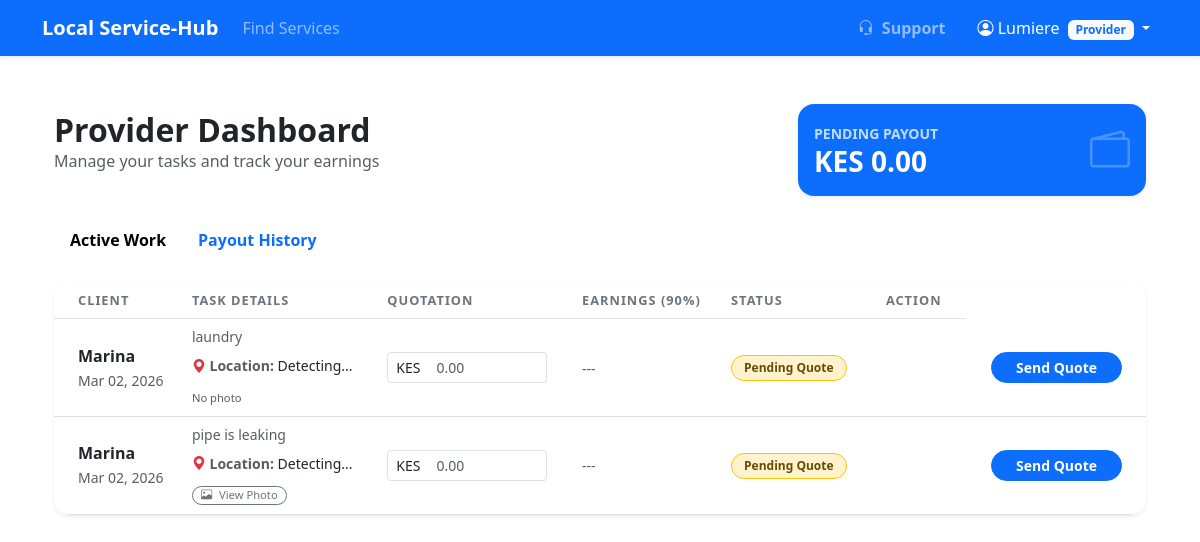
/dashboard/ (signed in), run on the app's committed database.
### servicehub_app/models.py (models this page shows, shortened)
class Booking(models.Model):
    client = models.ForeignKey(User, related_name='bookings', on_delete=models.CASCADE)
    provider = models.ForeignKey(User, related_name='jobs', on_delete=models.CASCADE)
    description = models.TextField(help_text="Describe the issue or service needed")
    problem_photo = models.ImageField(upload_to='problem_photos/', null=True, blank=True)
    total_amount = models.DecimalField(max_digits=10, decimal_places=2, null=True, blank=True)
    provider_cut = models.DecimalField(max_digits=10, decimal_places=2, editable=False, null=True)
    platform_fee = models.DecimalField(max_digits=10, decimal_places=2, editable=False, null=True)
    status = models.CharField(max_length=20, default='Pending')
    client_location_name = models.CharField(max_length=255, null=True, blank=True)
    is_paid_to_provider = models.BooleanField(default=False)
    payout_date = models.DateTimeField(null=True, blank=True)
    created_at = models.DateTimeField(auto_now_add=True)

### servicehub_app/views.py (the view)
# urls.py: path('dashboard/', views.provider_dashboard, name='provider_dashboard'),
@login_required
def provider_dashboard(request):
    profile = get_object_or_404(UserProfile, user=request.user)
    all_jobs = Booking.objects.filter(provider=request.user).order_by('-created_at')
    active_jobs = all_jobs.filter(is_paid_to_provider=False)
    payout_history = all_jobs.filter(is_paid_to_provider=True)
    total_earned = all_jobs.filter(status='completed').aggregate(Sum('provider_cut'))['provider_cut__sum'] or 0
    already_paid = payout_history.aggregate(Sum('provider_cut'))['provider_cut__sum'] or 0
    pending_payout = total_earned - already_paid
    context = {
        'active_jobs': active_jobs,
        'payout_history': payout_history,
        'total_earned': total_earned,
        'pending_payout': pending_payout,
        'already_paid': already_paid,
        'profile': profile
    }
    return render(request, 'servicehub_app/provider_dashboard.html', context)

### servicehub_app/templates/servicehub_app/provider_dashboard.html (shortened to what this page needs)
{% extends 'servicehub_app/base.html' %}
{% block content %}
<div class="container py-4">
    <div class="row mb-4 align-items-center">
        <div class="col-md-8">
            <h2 class="fw-bold mb-0">Provider Dashboard</h2>
            <p class="text-muted">Manage your tasks and track your earnings</p>
        </div>
        <div class="col-md-4">
            <div class="card border-0 bg-primary text-white rounded-4 shadow-sm p-3">
                <div class="d-flex justify-content-between align-items-center">
                    <div>
                        <small class="text-uppercase opacity-75 fw-bold">Pending Payout</small>
                        <h3 class="fw-bold mb-0">KES {{ pending_payout|floatformat:2 }}</h3>
                    </div>
                    <i class="bi bi-wallet2 fs-1 opacity-25"></i>
                </div>
            </div>
        </div>
    </div>
    <ul class="nav nav-tabs mb-4 border-0" id="pills-tab" role="tablist">
        <li class="nav-item">
            <button class="nav-link active fw-bold border-0 bg-transparent" data-bs-toggle="tab" data-bs-target="#jobs">Active Work</button>
        </li>
        <li class="nav-item">
            <button class="nav-link fw-bold border-0 bg-transparent" data-bs-toggle="tab" data-bs-target="#history">Payout History</button>
        </li>
    </ul>
    <div class="tab-content" id="pills-tabContent">
        <div class="tab-pane fade show active" id="jobs">
            <div class="card border-0 shadow-sm rounded-4 overflow-hidden">
                <div class="table-responsive">
                    <table class="table table-hover align-middle mb-0">
                        <thead class="bg-light">
                            <tr>
                                <th class="ps-4">Client</th>
                                <th>Task Details</th>
                                <th>Quotation</th>
                                <th>Earnings (90%)</th>
                                <th>Status</th>
                                <th class="text-end pe-4">Action</th>
                            </tr>
                        </thead>
                        <tbody>
                            {% for job in active_jobs %}
                            <tr>
                                <td class="ps-4">
                                    <div class="fw-bold text-dark">{{ job.client.username }}</div>
                                    <small class="text-muted">{{ job.created_at|date:"M d, Y" }}</small>
                                </td>
                               <td>
                                    <div class="job-description text-muted small mb-2">
                                        {{ job.description|default:"No description" }}
                                    </div>
                                   <div class="mb-2 small">
                                        <i class="bi bi-geo-alt-fill text-danger"></i>
                                        <strong class="text-muted">Location:</strong>
                                        <span class="text-dark">{{ job.client_location_name|default:"Detecting..." }}</span>
                                    </div>
                                    {% if job.problem_photo %}
                                        <a href="{{ job.problem_photo.url }}" target="_blank" class="btn btn-sm btn-outline-secondary rounded-pill py-0 px-2" style="font-size: 0.7rem;">
                                            <i class="bi bi-image me-1"></i> View Photo
                                        </a>
                                    {% else %}
                                        <span class="text-muted small italic" style="font-size: 0.7rem;">No photo</span>
                                    {% endif %}
                                </td>
                                <td>
                                    {% if job.status == 'Pending' %}
                                        <div class="input-group input-group-sm" style="width: 160px;">
                                            <span class="input-group-text bg-white">KES</span>
                                            <input type="number" id="quote-{{ job.id }}" class="form-control border-start-0" placeholder="0.00">
                                        </div>
                                    {% else %}
                                        <span class="price-tag">KES {{ job.total_amount }}</span>
                                    {% endif %}
                                </td>
                                <td>
                                    {% if job.provider_cut %}
                                        <span class="text-success fw-bold">KES {{ job.provider_cut }}</span>
                                    {% else %}
                                        <span class="text-muted small">---</span>
                                    {% endif %}
                                </td>
                                <td>
                                    {% if job.status == 'Pending' %}
                                        <span class="badge bg-warning-subtle text-warning-emphasis status-badge border border-warning">Pending Quote</span>
                                    {% elif job.status == 'In Progress' %}
                                        <span class="badge bg-info-subtle text-info-emphasis status-badge border border-info">In Progress</span>
                                    {% else %}
                                        <span class="badge bg-light text-dark status-badge border">{{ job.status }}</span>
                                    {% endif %}
                                </td>
                                <td class="text-end pe-4">
                                   <td class="text-end pe-4">
                                    {% if job.status == 'Pending' %}
                                        <button onclick="submitQuote({{ job.id }})" class="btn btn-primary btn-sm rounded-pill px-4 fw-bold">
                                            Send Quote
                                        </button>
                                    {% elif job.status == 'In Progress' or job.status == 'Quoted' %}
                                        <button onclick="markComplete({{ job.id }})" class="btn btn-success btn-sm rounded-pill px-4 fw-bold">
                                            Complete Job
                                        </button>
                                    {% elif job.status == 'completed' %}
                                        <span class="badge bg-success-subtle text-success status-badge"><i class="bi bi-check2-all me-1"></i>Finished</span>
                                    {% endif %}
                                </td>
                            </tr>
                            {% empty %}
                            <tr><td colspan="6" class="text-center py-5 text-muted">No active assignments found.</td></tr>
                            {% endfor %}
                        </tbody>
                    </table>
                </div>
            </div>
        </div>
    </div>
</div>
{% endblock %}

### servicehub_app/templates/servicehub_app/base.html (shortened to what this page needs)
<!DOCTYPE html>
<html lang="en">
<head>
    <link rel="stylesheet" href="https://cdn.jsdelivr.net/npm/bootstrap-icons@1.11.3/font/bootstrap-icons.min.css">
    <link href="https://cdn.jsdelivr.net/npm/bootstrap@5.3.0/dist/css/bootstrap.min.css" rel="stylesheet">
</head>
<body>
<div class="toast-container position-fixed top-0 end-0 p-3" style="z-index: 1100;">
</div>
<nav class="navbar navbar-expand-lg navbar-dark bg-primary shadow-sm">
    <div class="container">
        <a class="navbar-brand fw-bold" href="{% url 'home' %}">Local Service-Hub</a>
        <div class="collapse navbar-collapse" id="navbarNav">
            <ul class="navbar-nav me-auto">
                <li class="nav-item">
                    <a class="nav-link" href="{% url 'home' %}">Find Services</a>
                </li>
            </ul>
            <div class="navbar-nav ms-auto align-items-center">
                {% if user.is_authenticated %}
                    <li class="nav-item me-3">
                        <a class="nav-link fw-bold" href="{% url 'contact' %}">
                            <i class="bi bi-headset me-1"></i> Support
                        </a>
                    </li>
                    <li class="nav-item dropdown">
                        <a class="nav-link dropdown-toggle text-white" href="#" id="userDropdown" role="button" data-bs-toggle="dropdown">
                            <i class="bi bi-person-circle"></i> {{ user.username }}
                            {% if user.userprofile.is_provider %}
                                <span class="badge bg-light text-primary ms-1">Provider</span>
                            {% endif %}
                        </a>
                    </li>
                {% else %}
                    <a class="nav-link" href="{% url 'login' %}">Login</a>
                    <a class="btn btn-light btn-sm ms-lg-3 px-3 rounded-pill" href="{% url 'register_client' %}">Sign Up</a>
                {% endif %}
            </div>
        </div>
    </div>
</nav>
    <div class="container mt-4">
        {% block content %}{% endblock %}
    </div>
</body>
</html>

### servicehub_app/templates/servicehub_app/provider_dashboard.html (style rules this page uses)
.table-responsive { border-radius: 15px; }
.job-description { max-width: 280px; white-space: normal; word-wrap: break-word; line-height: 1.4; display: -webkit-box; -webkit-line-clamp: 3; -webkit-box-orient: vertical; overflow: hidden; }
.status-badge { font-size: 0.75rem; padding: 0.5em 1em; border-radius: 50px; }
.table thead th { border-top: none; text-transform: uppercase; font-size: 0.8rem; letter-spacing: 1px; color: #6c757d; }

### data on the page
Booking: client.username "Marina", created_at "Mar 02, 2026", description "laundry", client_location_name "Detecting...", problem_photo "No photo", status "Pending Quote"
Booking: client.username "Marina", created_at "Mar 02, 2026", description "pipe is leaking", client_location_name "Detecting...", status "Pending Quote"

### other printed values
{{ user.username }} "Lumiere"
{{ pending_payout|floatformat:2 }} "0.00"
